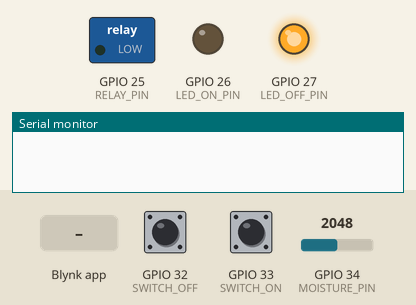
Bench run of a sketch on a simulated ESP32. On the bench: switched loads named in the sketch (green lamp = pin HIGH), output pins drawn as LEDs (lit = HIGH), the last lines printed to the serial monitor. The inputs (shaded band) are chosen by the test bench; at power-on: GPIO 33 (SWITCH_ON) LOW, GPIO 34 (MOISTURE_PIN) = 2048, GPIO 32 (SWITCH_OFF) LOW. WiFi joins after 1.5 s; servers stay silent unless stated.

Above: at 3.0 s.
3.1 s: GPIO 33 (SWITCH_ON) pulled HIGH for 0.15 s
At 3.5 s:
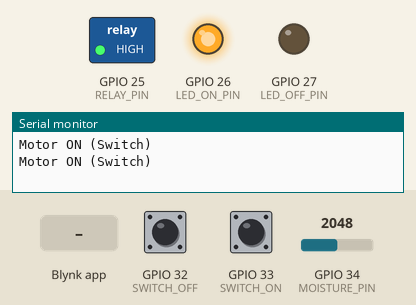
4.7 s: GPIO 34 (MOISTURE_PIN) set to 1692
7.0 s: GPIO 34 (MOISTURE_PIN) set to 1574
At 8.3 s:
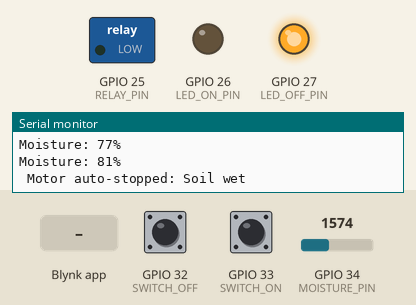
10.9 s: Blynk app writes 1 to V1
At 11.6 s:
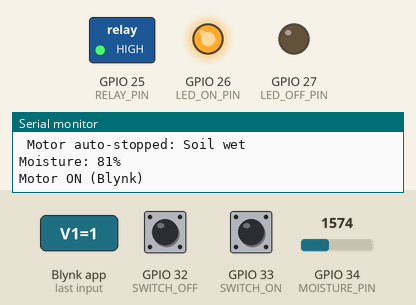
Timing chart, 0 to 13.9 s (numbered marks = the images above; inputs shaded):
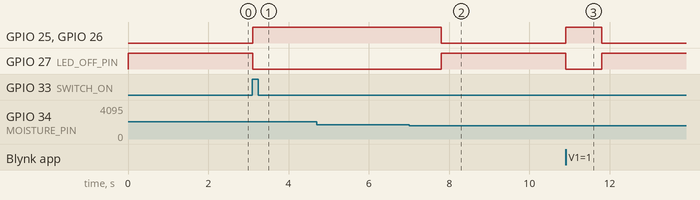

Measured:
- the behaviour switches between 1620 and 1619 on GPIO 34 (MOISTURE_PIN) (found by bisection; images 1 and 2)
- after the input at 3.1 s, GPIO 25 (RELAY_PIN), GPIO 26 (LED_ON_PIN): LOW → HIGH at once; GPIO 27 (LED_OFF_PIN): HIGH → LOW at once
- after the input at 7.0 s, GPIO 25 (RELAY_PIN), GPIO 26 (LED_ON_PIN): HIGH → LOW after 0.80 s; GPIO 27 (LED_OFF_PIN): LOW → HIGH after 0.80 s
- after the input at 10.9 s, GPIO 25 (RELAY_PIN), GPIO 26 (LED_ON_PIN): LOW → HIGH at once, → LOW 0.90 s later; GPIO 27 (LED_OFF_PIN): HIGH → LOW at once, → HIGH 0.90 s later

The sketch:

ESP32_WiFi.ino
```cpp
#define BLYNK_TEMPLATE_ID "TMPL3NFPutRMz"
#define BLYNK_TEMPLATE_NAME "Quickstart Template"
#define BLYNK_AUTH_TOKEN "SLSrhA9p9moeIP773Ta76qLZBwpFIGJ_"

#include <WiFi.h>
#include <WiFiClient.h>
#include <BlynkSimpleEsp32.h>

char auth[] = "SLSrhA9p9moeIP773Ta76qLZBwpFIGJ_";
char ssid[] = "JioPrivateNet";
char pass[] = "1020304050";

#define MOISTURE_PIN 34
#define RELAY_PIN 25
#define SWITCH_ON 33
#define SWITCH_OFF 32
#define LED_ON_PIN 26
#define LED_OFF_PIN 27

int moistureValue = 0;
int moisturePercent = 0;
int motorState = 0;

BlynkTimer timer;

// 🔹 Read soil moisture
void readSoilMoisture() {
  moistureValue = analogRead(MOISTURE_PIN);
  moisturePercent = map(moistureValue, 4095, 1000, 0, 100);
  moisturePercent = constrain(moisturePercent, 0, 100);

  Blynk.virtualWrite(V0, moisturePercent);
  Serial.print("Moisture: ");
  Serial.print(moisturePercent);
  Serial.println("%");

  // 🔹 Auto OFF motor if soil wet
  if (motorState == 1 && moisturePercent >= 80) {
    digitalWrite(RELAY_PIN, LOW); // Active LOW relay → OFF
    motorState = 0;
    updateMotorStatus();
    Blynk.virtualWrite(V1, 0);
    Serial.println(" Motor auto-stopped: Soil wet");
  }
}

// 🔹 Update LED indicators
void updateMotorStatus() {
  if (motorState == 1) {
    digitalWrite(LED_ON_PIN, HIGH);
    digitalWrite(LED_OFF_PIN, LOW);
  } else {
    digitalWrite(LED_ON_PIN, LOW);
    digitalWrite(LED_OFF_PIN, HIGH);
  }
}

// 🔹 Blynk button control
BLYNK_WRITE(V1) {
  int pinValue = param.asInt();
  if (pinValue == 1) {
    digitalWrite(RELAY_PIN, HIGH);  // Active LOW relay → ON
    motorState = 1;
    Serial.println("Motor ON (Blynk)");
  } else {
    digitalWrite(RELAY_PIN, LOW); // OFF
    motorState = 0;
    Serial.println("Motor OFF (Blynk)");
  }
  updateMotorStatus();
}

// 🔹 Check hardware switches
void readSwitches() {
  if (digitalRead(SWITCH_ON) == HIGH) {
    digitalWrite(RELAY_PIN, HIGH);
    motorState = 1;
    Blynk.virtualWrite(V1, 1);
    updateMotorStatus();
    Serial.println("Motor ON (Switch)");
  }
  if (digitalRead(SWITCH_OFF) == HIGH) {
    digitalWrite(RELAY_PIN, LOW);
    motorState = 0;
    Blynk.virtualWrite(V1, 0);
    updateMotorStatus();
    Serial.println("Motor OFF (Switch)");
  }
}

void setup() {
  Serial.begin(115200);

  pinMode(RELAY_PIN, OUTPUT);
  digitalWrite(RELAY_PIN, LOW); // Motor OFF initially

  pinMode(MOISTURE_PIN, INPUT);
  pinMode(SWITCH_ON, INPUT);
  pinMode(SWITCH_OFF, INPUT);
  pinMode(LED_ON_PIN, OUTPUT);
  pinMode(LED_OFF_PIN, OUTPUT);

  digitalWrite(LED_ON_PIN, LOW);
  digitalWrite(LED_OFF_PIN, HIGH);

  Blynk.begin(auth, ssid, pass);

  timer.setInterval(2000L, readSoilMoisture);
  timer.setInterval(100L, readSwitches);
}

void loop() {
  Blynk.run();
  timer.run();
}
```
